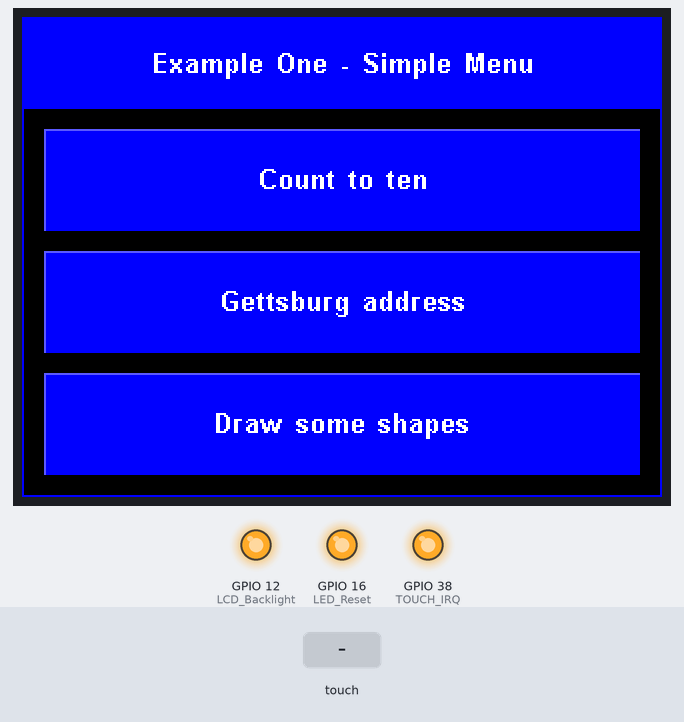
Bench run of a sketch on a simulated ESP32. Shown: 320×240 colour display, output pins drawn as LEDs (lit = HIGH). The test bench sets the inputs (shaded band). Random numbers use the default seed unless the sketch sets one; pins used as bus, display or sensor lines are not drawn.

Above: at 1.4 s.
1.5 s: touch panel pressed at 13 % / 30 % of its raw x / y range
At 2.1 s:
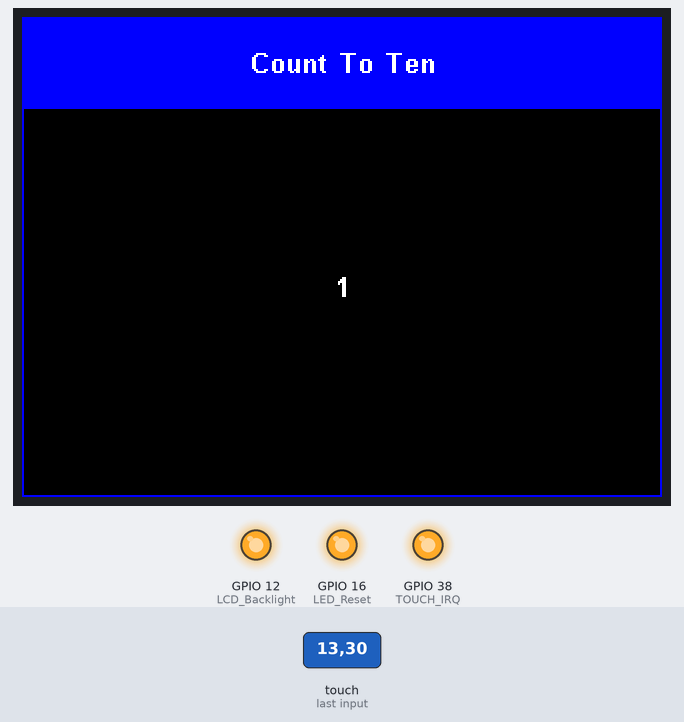
4.5 s: touch panel pressed at 13 % / 70 % of its raw x / y range
At 8.7 s:
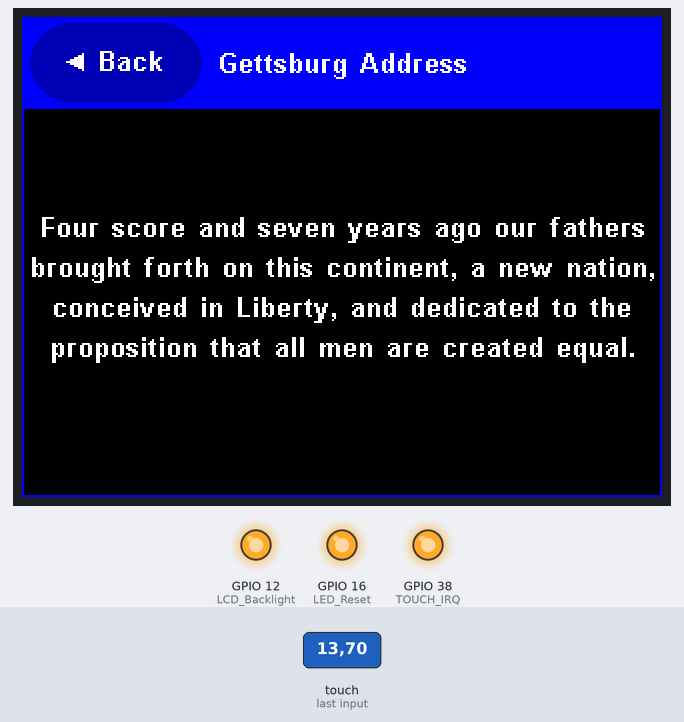
Timing chart, 0 to 10.2 s (numbered marks = the images above; inputs shaded):
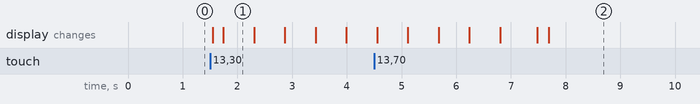

The sketch:

LoRaExample01_SimpleMenu.ino
```cpp
//      ******************************************************************
//      *                                                                *
//      *          Example to shows how to create a simple menu          *
//      *                                                                *
//      *            S. Reifel & Co.                4/22/2023            *
//      *                                                                *
//      ******************************************************************

//
// This sketch shows how to use the "TouchUserInterfaceForArduino" to create a
// simple menu with three commands.
//
// Documentation for the "TouchUserInterfaceForArduino" library can be found at:
//    https://github.com/Stan-Reifel/TouchUserInterfaceForArduino
//

// ***********************************************************************


#include <Arduino.h>
#include <SPI.h>
#include <TouchUserInterfaceForArduino.h>
#include <UI_Fonts.h>


//
// create the user interface object
//
TouchUserInterfaceForArduino ui;


//
// IO pin definitions, BE SURE TO: configure these values to match your hardware
//
const int LCD_CS_PIN     = 2;
const int LCD_DC_PIN     = 17;
const int TOUCH_CS_PIN   = 21;
const int SPI_MOSI_PIN   = 27;
const int SPI_MISO_PIN   = 19;
const int SPI_SCK_PIN    = 5;


// ---------------------------------------------------------------------------------
//                                 Setup the hardware
// ---------------------------------------------------------------------------------

void setup()
{
  //
  // These example were written using a Raspberry Pi Pico Arduino board.  The following 3 lines
  // are used to setup the Pico's SPI port.  Other processors will not need this code.
  //
#ifdef ARDUINO_ARCH_RP2040
  SPI.setTX(SPI_MOSI_PIN);
  SPI.setRX(SPI_MISO_PIN);
  SPI.setSCK(SPI_SCK_PIN);
#endif

#ifdef ARDUINO_ARCH_ESP32
  pinMode(12, OUTPUT); // LCD_Backlight
  digitalWrite(12, HIGH);
  pinMode(16, OUTPUT); // LED_Reset
  digitalWrite(16, HIGH);
  pinMode(26, OUTPUT); // LCD_Reset
  digitalWrite(26, HIGH);
  pinMode(38, OUTPUT); // TOUCH_IRQ
  digitalWrite(38, HIGH);
  pinMode(18, OUTPUT); // LoRa_CS
  digitalWrite(18, HIGH);
#endif
  //
  // initialize the ArduinoTouchUI
  //
  ui.begin(LCD_CS_PIN, LCD_DC_PIN, TOUCH_CS_PIN, LCD_ORIENTATION_LANDSCAPE_4PIN_LEFT, UI_Font_13_Bold);
}


// ---------------------------------------------------------------------------------
//           Define the menus and top level loop, place menus after setup()
// ---------------------------------------------------------------------------------

//
// Notes on building the menu table:
//
// The first line in the table always defines what type of menu it is, either a
// Main Menu, or a Sub Menu.  The table's last line marks the end of the table.
// In between are menu items, each line represents one menu choice the user will
// see displayed.
//
// There are three types of menu items: Commands, Toggles, and Sub Menus. In this
// sketch we are only going to explore "Commands".
//
// A MENU_ITEM_TYPE_COMMAND line in the table adds a button to the menu.  When
// pressed, the specified function is executed.  In the second field is the text
// displayed on the button.  A pointer to the function is entered in the third
// field.  The last field should always be NULL.


//
// for each menu, create a forward declaration with "extern"
//
extern MENU_ITEM mainMenu[];


//
// the main menu
//
MENU_ITEM mainMenu[] = {
  {MENU_ITEM_TYPE_MAIN_MENU_HEADER,   "Example One - Simple Menu",   MENU_COLUMNS_1,            mainMenu},
  {MENU_ITEM_TYPE_COMMAND,            "Count to ten",                commandCountToTen,         NULL},
  {MENU_ITEM_TYPE_COMMAND,            "Gettsburg address",           commandGettsburgAddress,   NULL},
  {MENU_ITEM_TYPE_COMMAND,            "Draw some shapes",            commandDrawShapes,         NULL},
  {MENU_ITEM_TYPE_END_OF_MENU,        "",                            NULL,                      NULL}
};


//
// display the menu, then execute commands selected by the user
//
void loop()
{
  ui.displayAndExecuteMenu(mainMenu);
}


// ---------------------------------------------------------------------------------
//                            Commands executed from the menu
// ---------------------------------------------------------------------------------

//
// menu command to "Count To Ten"
//
void commandCountToTen(void)
{
  //
  // draw title bar showing at the top of the screen
  //
  ui.drawTitleBar("Count To Ten");

  //
  // count to ten, showing the digits on the screen, when done return to the menu
  //
  for (int i = 1; i <= 10; i++)
  {
    //
    // blank the screen below the Title Bar
    //
    ui.clearDisplaySpace();

    //
    // show the count number on the LCD screen
    //
    ui.lcdSetCursorXY(160, 130);
    ui.lcdPrintCentered(i);

    //
    // delay for a half second while showing the count value
    //
    delay(500);
  }
}


//
// menu command to "Show the Gettysburg Address"
//
void commandGettsburgAddress(void)
{
  //
  // draw title bar showing with the "Back" button
  //
  ui.drawTitleBarWithBackButton("Gettsburg Address");

  //
  // blank the screen below the Title Bar
  //
  ui.clearDisplaySpace();

  //
  // print some text in the LCD's display space
  //
  ui.lcdSetCursorXY(160, 100);
  ui.lcdPrintCentered("Four score and seven years ago our fathers");
  ui.lcdSetCursorXY(160, 120);
  ui.lcdPrintCentered("brought forth on this continent, a new nation,");
  ui.lcdSetCursorXY(160, 140);
  ui.lcdPrintCentered("conceived in Liberty, and dedicated to the");
  ui.lcdSetCursorXY(160, 160);
  ui.lcdPrintCentered("proposition that all men are created equal.");


  //
  // wait for the user presses the "Back" button, then return to the main menu
  //
  while (true)
  {
    ui.getTouchEvents();

    if (ui.checkForBackButtonClicked())
      return;
  }
}


//
// menu command to "Draw shapes"
//
void commandDrawShapes(void)
{
  //
  // draw title bar showing with the "Back" button
  //
  ui.drawTitleBarWithBackButton("Draw Shapes");

  //
  // blank the screen below the Title Bar
  //
  ui.clearDisplaySpace();

  //
  // print some random shapes in the LCD's display space
  //
  int radius = random(20, 50);
  int x = random(55, 260);
  int y = random(100, 140);
  uint16_t color = LCD_GREEN;
  ui.lcdDrawFilledCircle(x, y, radius, color);

  x = random(55, 260);
  y = random(100, 140);
  int w = random(20, 50);
  color = LCD_RED;
  ui.lcdDrawFilledTriangle(x, y,   x - w / 2, y + w,   x + w / 2, y + w,  color);

  x = random(55, 260);
  y = random(100, 140);
  w = random(20, 50);
  int h = random(20, 50);
  color = LCD_YELLOW;
  ui.lcdDrawFilledRectangle(x, y, w, h, color);


  //
  // wait for the user presses the "Back" button, then return to the main menu
  //
  while (true)
  {
    ui.getTouchEvents();

    if (ui.checkForBackButtonClicked())
      return;
  }
}
```

Measured:
- after the input at 1.5 s, the display: first changes after 0.05 s (image 1 shows a later state)
